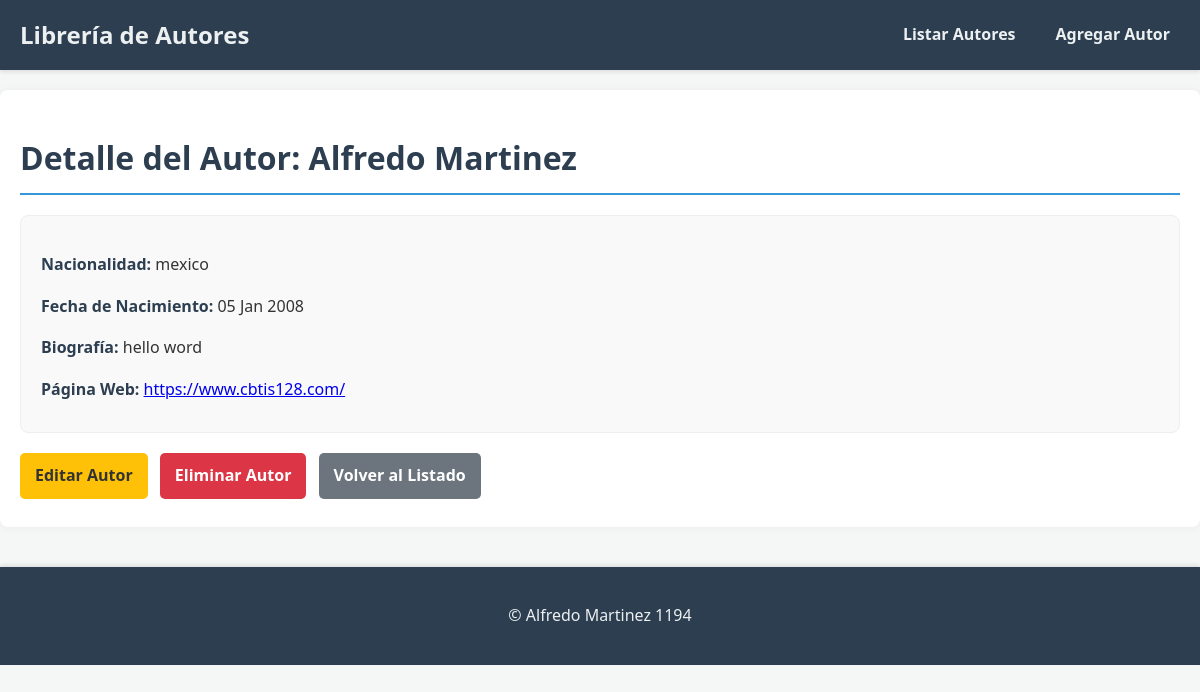
Screenshot of /3/ with the database file from the repository.
### app_autores/models.py (models this page shows, shortened)
class Autor(models.Model):
    nombre = models.CharField(max_length=100)
    apellido = models.CharField(max_length=100)
    nacionalidad = models.CharField(max_length=100)
    fecha_nacimiento = models.DateField()
    bibliografia = models.TextField(blank=True, null=True) # Puede ser opcional
    pagina_web = models.URLField(max_length=255, blank=True, null=True) # Puede ser opcional

### app_autores/views.py (the view)
# urls.py: path('<int:autor_id>/', views.ver_autor, name='ver_autor'),
def ver_autor(request, autor_id):
    autor = get_object_or_404(Autor, pk=autor_id)
    return render(request, 'autores/ver_autor.html', {'autor': autor})

### app_autores/templates/autores/ver_autor.html (shortened to what this page needs)
{% extends 'autores/base.html' %}
{% block content %}
    <h1>Detalle del Autor: {{ autor.nombre }} {{ autor.apellido }}</h1>
    <div class="autor-detail">
        <p><strong>Nacionalidad:</strong> {{ autor.nacionalidad }}</p>
        <p><strong>Fecha de Nacimiento:</strong> {{ autor.fecha_nacimiento|date:"d M Y" }}</p>
        {% if autor.bibliografia %}
            <p><strong>Biografía:</strong> {{ autor.bibliografia|linebreaksbr }}</p>
        {% endif %}
        {% if autor.pagina_web %}
            <p><strong>Página Web:</strong> <a href="{{ autor.pagina_web }}" target="_blank">{{ autor.pagina_web }}</a></p>
        {% endif %}
    </div>
    <div class="acciones">
        <a href="{% url 'editar_autor' autor.id %}" class="btn btn-warning">Editar Autor</a>
        <a href="{% url 'eliminar_autor' autor.id %}" class="btn btn-danger">Eliminar Autor</a>
        <a href="{% url 'listar_autores' %}" class="btn btn-secondary">Volver al Listado</a>
    </div>
{% endblock %}

### app_autores/static/css/style.css (style rules this page uses)
body { font-family: 'Segoe UI', Tahoma, Geneva, Verdana, sans-serif; margin: 0; padding: 0; background-color: #f4f7f6; color: #333; line-height: 1.6; }
h1 { color: #2c3e50; border-bottom: 2px solid #3498db; padding-bottom: 10px; margin-bottom: 20px; }
.btn { display: inline-block; padding: 10px 15px; border-radius: 5px; text-decoration: none; color: white; font-weight: bold; text-align: center; cursor: pointer; transition: background-color 0.3s ease; margin-right: 8px; margin-bottom: 8px; }
.btn-warning { background-color: #ffc107; color: #333; }
.btn-danger { background-color: #dc3545; }
.btn-secondary { background-color: #6c757d; }
.autor-detail { background-color: #f9f9f9; border: 1px solid #eee; padding: 20px; border-radius: 8px; margin-bottom: 20px; }
.autor-detail p { margin-bottom: 10px; }
.autor-detail strong { color: #2c3e50; }

### rows the page displays
Autor: nombre "Alfredo", apellido "Martinez", nacionalidad "mexico", fecha_nacimiento "05 Jan 2008", bibliografia "hello word", pagina_web "https://www.cbtis128.com/"
